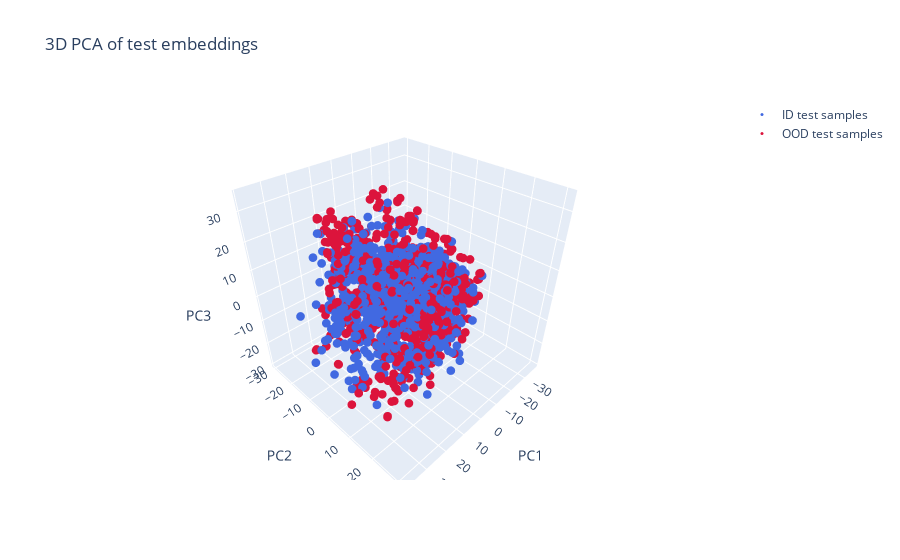
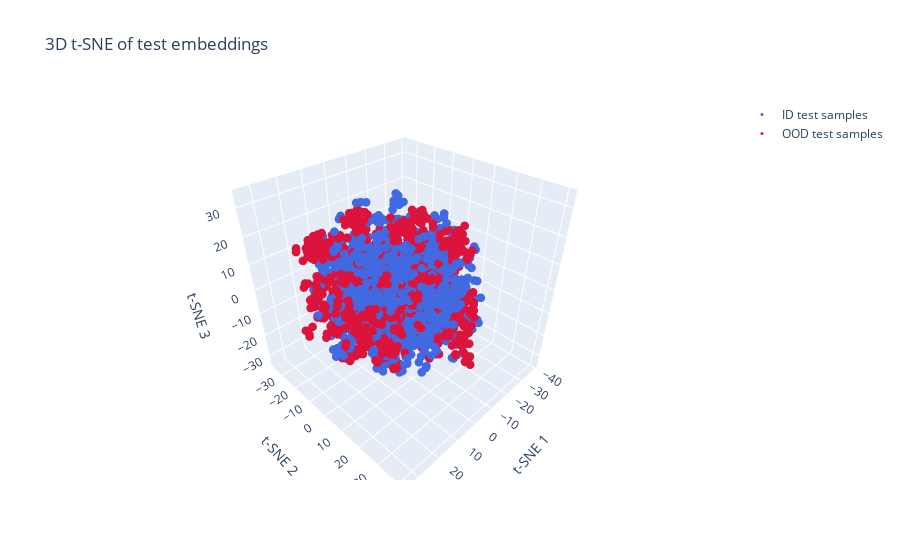
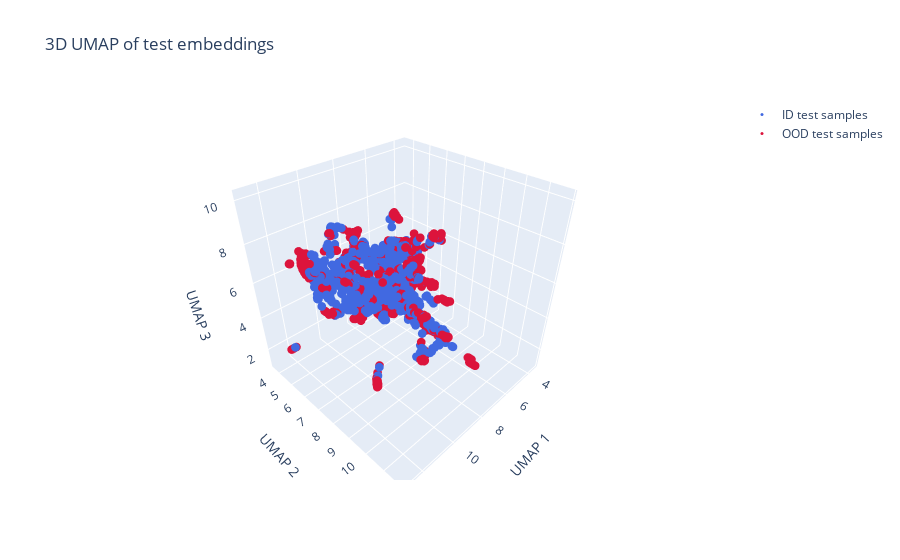

The notebook cell saved with these charts, in order:
### Markdown cell above
### Visualisation

### Code cell
# Plot PCA, t-SNE and UMAP of unclassified samples  
# -----------------------------------
from src.analysis.visual_analysis import plot_dim_reduction_3d_embeddings

pca_config = {'n_components': 3}
tsne_config = {'n_components': 3, 'perplexity': 50}
umap_config = {'n_components': 3, 'n_neighbors': 15, 'min_dist': 0.1}

# --- PCA only ---
_ = plot_dim_reduction_3d_embeddings(
    id_test_embeddings=id_test_embeddings, 
    od_test_embeddings=od_test_embeddings, 
    labels_id=None, 
    labels_ood=None,
    pca_config=pca_config
)

# --- t-SNE only ---
_ = plot_dim_reduction_3d_embeddings(
    id_test_embeddings=id_test_embeddings, 
    od_test_embeddings=od_test_embeddings, 
    labels_id=None, 
    labels_ood=None,
    tsne_config=tsne_config
)

# --- UMAP only ---
_ = plot_dim_reduction_3d_embeddings(
    id_test_embeddings=id_test_embeddings, 
    od_test_embeddings=od_test_embeddings, 
    labels_id=None, 
    labels_ood=None,
    umap_config=umap_config
)

### Figure 1 — Plotly figure (JSON) as saved in the notebook; plotly's stock layout.template omitted (floating-point values rounded to 4 significant figures; data arrays with more than 128 entries replaced by an {"elided": "..."} marker saying what was removed)
{"data": [{"marker": {"color": "royalblue", "size": 3}, "mode": "markers", "name": "ID test samples", "type": "scatter3d", "x": {"elided": "1000 float values"}, "y": {"elided": "1000 float values"}, "z": {"elided": "1000 float values"}}, {"marker": {"color": "crimson", "size": 3}, "mode": "markers", "name": "OOD test samples", "type": "scatter3d", "x": {"elided": "1000 float values"}, "y": {"elided": "1000 float values"}, "z": {"elided": "1000 float values"}}], "layout": {"legend": {"font": {"size": 12}}, "scene": {"aspectmode": "cube", "xaxis": {"title": {"text": "PC1"}}, "yaxis": {"title": {"text": "PC2"}}, "zaxis": {"title": {"text": "PC3"}}}, "title": {"text": "3D PCA of test embeddings"}}}

### Figure 2 — Plotly figure (JSON) as saved in the notebook; plotly's stock layout.template omitted (floating-point values rounded to 4 significant figures; data arrays with more than 128 entries replaced by an {"elided": "..."} marker saying what was removed)
{"data": [{"marker": {"color": "royalblue", "size": 3}, "mode": "markers", "name": "ID test samples", "type": "scatter3d", "x": {"elided": "1000 float values"}, "y": {"elided": "1000 float values"}, "z": {"elided": "1000 float values"}}, {"marker": {"color": "crimson", "size": 3}, "mode": "markers", "name": "OOD test samples", "type": "scatter3d", "x": {"elided": "1000 float values"}, "y": {"elided": "1000 float values"}, "z": {"elided": "1000 float values"}}], "layout": {"legend": {"font": {"size": 12}}, "scene": {"aspectmode": "cube", "xaxis": {"title": {"text": "t-SNE 1"}}, "yaxis": {"title": {"text": "t-SNE 2"}}, "zaxis": {"title": {"text": "t-SNE 3"}}}, "title": {"text": "3D t-SNE of test embeddings"}}}

### Figure 3 — Plotly figure (JSON) as saved in the notebook; plotly's stock layout.template omitted (floating-point values rounded to 4 significant figures; data arrays with more than 128 entries replaced by an {"elided": "..."} marker saying what was removed)
{"data": [{"marker": {"color": "royalblue", "size": 3}, "mode": "markers", "name": "ID test samples", "type": "scatter3d", "x": {"elided": "1000 float values"}, "y": {"elided": "1000 float values"}, "z": {"elided": "1000 float values"}}, {"marker": {"color": "crimson", "size": 3}, "mode": "markers", "name": "OOD test samples", "type": "scatter3d", "x": {"elided": "1000 float values"}, "y": {"elided": "1000 float values"}, "z": {"elided": "1000 float values"}}], "layout": {"legend": {"font": {"size": 12}}, "scene": {"aspectmode": "cube", "xaxis": {"title": {"text": "UMAP 1"}}, "yaxis": {"title": {"text": "UMAP 2"}}, "zaxis": {"title": {"text": "UMAP 3"}}}, "title": {"text": "3D UMAP of test embeddings"}}}
